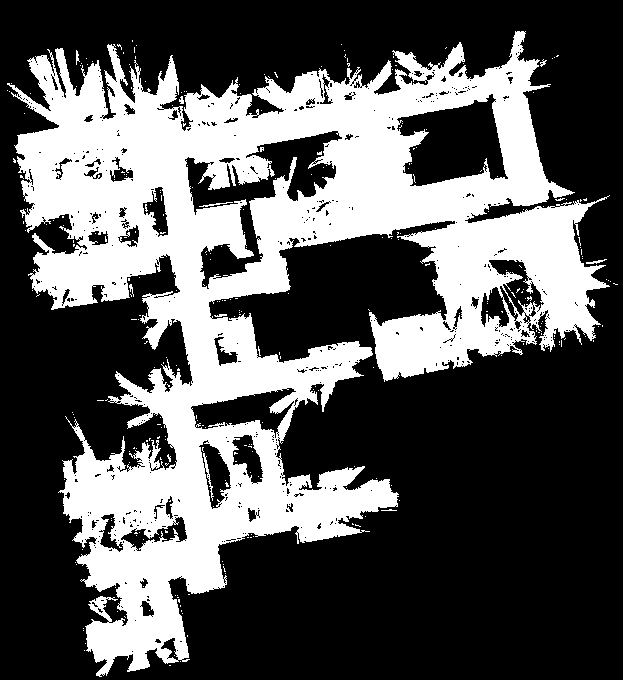
#> input picture Data/data1.png, 623 x 680 px, found by its file name
$ jupyter execute RRT.ipynb
#> lines starting #> are read from the running program, lines starting #| are printed output that depends on the picture; after the words box and inside, x2 and y2 are one past the last pixel; in counts of white or black regions, pixels touching at a corner belong together
[cell 1]
import cv2
import numpy as np
import imageio
import time
import math
import random
import matplotlib.pyplot as plt

class Node:
    def __init__(self, coords, parent=None):
        self.coords = coords
        self.parent = parent

def euclidean_distance(p1, p2):
    return math.hypot(p2[0] - p1[0], p2[1] - p1[1])

def is_collision_free(p1, p2, img):
    line = np.linspace(p1, p2, num=int(euclidean_distance(p1, p2)))
    for point in line:
        x, y = int(point[0]), int(point[1])
        if img[y, x] == 0:  # Black pixel indicates obstacle
            return False
    return True

def get_nearest_node(nodes, random_point):
    return min(nodes, key=lambda node: euclidean_distance(node.coords, random_point))

def generate_random_point(image_shape):
    return random.randint(0, image_shape[1] - 1), random.randint(0, image_shape[0] - 1)

def backtrack_path(goal_node):
    path = []
    current_node = goal_node
    while current_node is not None:
        path.append(current_node.coords)
        current_node = current_node.parent
    return path[::-1]

def rrt(start, goal, img, step_size=10, max_iterations=2500, goal_tolerance=20):
    start_node = Node(start)
    goal_node = Node(goal)
    nodes = [start_node]
    found_path = False

    for iteration in range(max_iterations):
        if random.random() < 0.1:
            random_point = goal
        else:
            random_point = generate_random_point(img.shape)

        nearest_node = get_nearest_node(nodes, random_point)
        direction = np.array(random_point) - np.array(nearest_node.coords)
        length = np.linalg.norm(direction)
        direction = direction / length if length != 0 else direction

        new_coords = (int(nearest_node.coords[0] + direction[0] * step_size),
                      int(nearest_node.coords[1] + direction[1] * step_size))

        if 0 <= new_coords[0] < img.shape[1] and 0 <= new_coords[1] < img.shape[0] and is_collision_free(nearest_node.coords, new_coords, img):
            new_node = Node(new_coords, nearest_node)
            nodes.append(new_node)

            if euclidean_distance(new_node.coords, goal) <= goal_tolerance:
                goal_node.parent = new_node
                found_path = True
                break

    if found_path:
        return backtrack_path(goal_node), iteration + 1, nodes
    else:
        return None, iteration + 1, nodes

def calculate_path_length(path):
    return sum(euclidean_distance(path[i], path[i + 1]) for i in range(len(path) - 1))

def calculate_path_smoothness(path):
    angles = []
    for i in range(1, len(path) - 1):
        v1 = np.array(path[i]) - np.array(path[i - 1])
        v2 = np.array(path[i + 1]) - np.array(path[i])
        cos_angle = np.dot(v1, v2) / (np.linalg.norm(v1) * np.linalg.norm(v2))
        cos_angle = np.clip(cos_angle, -1.0, 1.0)
        angle = np.arccos(cos_angle)
        angles.append(angle)
    return np.std(angles) if angles else 0.0

def process_image(image_path, start_coords, goal_coords, output_gif):
#> called with start_coords = (495, 110), goal_coords = (516, 252)
    img = cv2.imread(image_path, cv2.IMREAD_GRAYSCALE)
#> img: shape (680, 623); 34.9% white; 292 white regions (284 under 20 px), largest, box (x1, y1, x2, y2) and area: (7, 31, 610, 677) 146713, (199, 202, 233, 207) 48, (586, 259, 607, 264) 43
    img_color = cv2.cvtColor(img, cv2.COLOR_GRAY2BGR)
#> img_color is the input picture: shape (680, 623, 3); 34.9% white; 292 white regions (284 under 20 px), largest, box (x1, y1, x2, y2) and area: (7, 31, 610, 677) 146713, (199, 202, 233, 207) 48, (586, 259, 607, 264) 43
    images_for_gif = []
    start_time = time.time()

    path, iterations, nodes = rrt(start_coords, goal_coords, img)
#> after the loop in rrt, `for iteration in range(max_iterations):`: nodes = 526 items
#> iterations = 2500; nodes = 526 items
    end_time = time.time()

    # Draw the tree and path
    for node in nodes:
        if node.parent:
            cv2.line(img_color, node.coords, node.parent.coords, (255, 0, 0), 1)
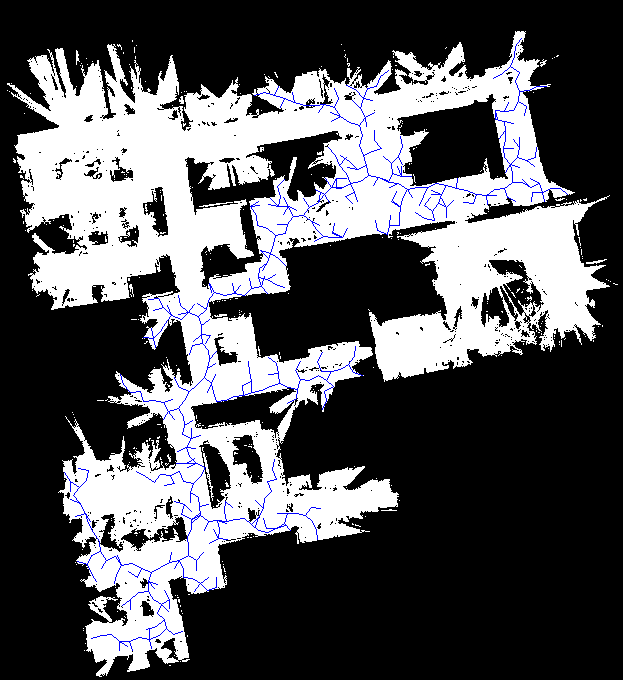
#> img_color: shape (680, 623, 3); 1.09% of pixels changed, all inside (x1, y1, x2, y2) = (64, 38, 568, 651)

    if path:
        for i in range(1, len(path)):
            cv2.line(img_color, path[i - 1], path[i], (0, 255, 0), 2)

    # Mark start and goal nodes
    cv2.circle(img_color, start_coords, 5, (0, 0, 255), -1)
#> img_color: shape (680, 623, 3); 0.02% of pixels changed, all inside (x1, y1, x2, y2) = (490, 105, 501, 116)
    cv2.circle(img_color, goal_coords, 5, (255, 0, 0), -1)
#> img_color: shape (680, 623, 3); mean B, G, R 88.9, 86, 86.1

    # Convert image to RGB for matplotlib
    img_rgb = cv2.cvtColor(img_color, cv2.COLOR_BGR2RGB)

    # Save the frame for the GIF
    images_for_gif.append(img_rgb)

    # Save GIF
    imageio.mimsave(output_gif, images_for_gif, duration=0.02)

    # Display the final result using matplotlib
    plt.figure(figsize=(10, 10))
    plt.imshow(img_rgb)
    plt.title(f"RRT Path (Iterations: {iterations})")
    plt.axis("off")
    plt.show()

    if path:
        path_length = calculate_path_length(path)
        path_smoothness = calculate_path_smoothness(path)
        time_taken = end_time - start_time

        print(f"Results for {image_path}:")
        print(f"  Iterations: {iterations}")
        print(f"  Path Length: {path_length:.2f}")
        print(f"  Path Smoothness: {path_smoothness:.4f}")
        print(f"  Time Taken: {time_taken:.2f} seconds\n")
    else:
        print(f"Path not found for {image_path} after {iterations} iterations.")
#| Path not found for /home/rgautham20/MR/final_project/data1.png after 2500 iterations.

# Inputs with image paths and start/goal coordinates
inputs = [
    {"image_path": "/home/rgautham20/MR/final_project/data1.png", "start": (495, 110), "goal": (516, 252), "output_gif": "/home/rgautham20/MR/final_project/rrt_expansion_1.gif"},
    {"image_path": "/home/rgautham20/MR/final_project/b_data2.png", "start": (125, 124), "goal": (187, 84), "output_gif": "/home/rgautham20/MR/final_project/rrt_expansion_2.gif"},
    {"image_path": "/home/rgautham20/MR/final_project/b_data3.png", "start": (55, 118), "goal": (150, 97), "output_gif": "/home/rgautham20/MR/final_project/rrt_expansion_3.gif"}
]

for input_data in inputs:
    process_image(input_data["image_path"], input_data["start"], input_data["goal"], input_data["output_gif"])
#> pass 2 of the loop `for input_data in inputs:`:
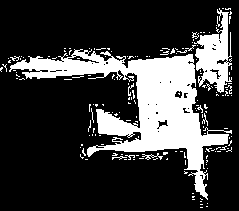
#> input picture Data/b_data2.png, 239 x 211 px, found by its file name
#> img: shape (211, 239); 23.7% white; 166 white regions (156 under 20 px), largest, box (x1, y1, x2, y2) and area: (9, 49, 232, 200) 9398, (194, 8, 232, 93) 1614, (142, 153, 163, 160) 49
#> in process_image, img_color is the input picture: shape (211, 239, 3); 23.7% white; 166 white regions (156 under 20 px), largest, box (x1, y1, x2, y2) and area: (9, 49, 232, 200) 9398, (194, 8, 232, 93) 1614, (142, 153, 163, 160) 49
#> the loop in rrt (call 2), `for iteration in range(max_iterations):` made 65 passes
#> (random_point, direction, length) on passes 2, 5, 7, 8, 10, 12, 14, 15: ((198, 9), [0.536, -0.844], 136.2), ((238, 53), [0.847, -0.532], 133.5), ((187, 84), [0.777, -0.63], 68.25), ((102, 145), [-0.636, 0.772], 22.02), ((73, 75), [-0.617, -0.787], 47.01), ((74, 121), [-0.956, -0.294], 27.2), ((28, 5), [-0.569, -0.822], 130.1), ((36, 76), [-0.878, -0.479], 75.18)
#> after the loop in backtrack_path, `while current_node is not None:`: path = [(187, 84), (178, 90), (171, 97), (163, 102), (155, 108), (148, 115), (147, 125), (141, 133), (134, 127), (125, 124)]
#> in process_image (call 2), `path, iterations, nodes = rrt(start_coords, goal_coords, img)`: path = [(125, 124), (134, 127), (141, 133), (147, 125), (148, 115), (155, 108), (163, 102), (171, 97), (178, 90), (187, 84)]; iterations = 65; nodes = 20 items
#> the loop in process_image (call 2), `for node in nodes:` made 20 passes
#> the loop in process_image (call 2), `for i in range(1, len(path)):` made 9 passes
#> after the loop in process_image (call 2), `for i in range(1, len(path)):`:
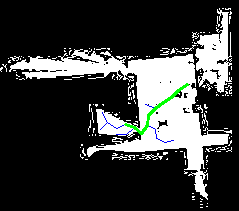
#> img_color: shape (211, 239, 3); mean B, G, R 59, 60, 58.5
#> in process_image (call 2), `cv2.circle(img_color, goal_coords, 5, (255, 0, 0), -1)`:
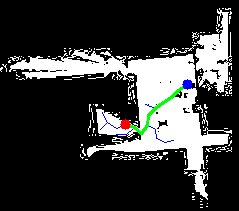
#> img_color: shape (211, 239, 3); mean B, G, R 58.8, 59.2, 58.3
#> img_rgb: shape (211, 239, 3)
#> path_length = 88.81
#> the loop in calculate_path_smoothness, `for i in range(1, len(path) - 1):` made 8 passes
#> (v1, v2, cos_angle, angle) on passes 1 to 3: ([9, 3], [7, 6], 0.926, 0.387), ([7, 6], [6, -8], -0.0651, 1.64), ([6, -8], [1, -10], 0.856, 0.544)
#|   Iterations: 65
#|   Path Length: 88.81
#|   Path Smoothness: 0.4750
#> pass 3 of the loop `for input_data in inputs:`:
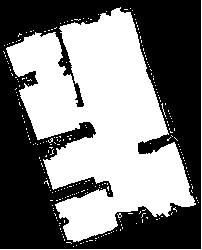
#> input picture Data/b_data3.png, 202 x 250 px, found by its file name
#> img: shape (250, 202); 48.4% white; 247 white regions (245 under 20 px), largest, box (x1, y1, x2, y2) and area: (6, 7, 196, 242) 23511, (0, 0, 202, 250) 451
#> in process_image, img_color is the input picture: shape (250, 202, 3); 48.4% white; 247 white regions (245 under 20 px), largest, box (x1, y1, x2, y2) and area: (6, 7, 196, 242) 23511, (0, 0, 202, 250) 451
#> the loop in process_image (call 3), `for node in nodes:` made 33 passes
#> the loop in process_image (call 3), `for i in range(1, len(path)):` made 12 passes
#> after the loop in process_image (call 3), `for i in range(1, len(path)):`:
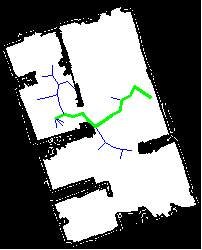
#> img_color: shape (250, 202, 3); mean B, G, R 121.6, 122.6, 120.7
#> in process_image (call 3), `cv2.circle(img_color, goal_coords, 5, (255, 0, 0), -1)`:
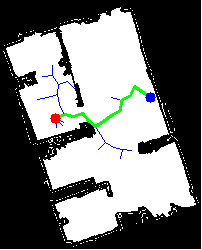
#> img_color: shape (250, 202, 3); mean B, G, R 121.4, 121.8, 120.5
#> img_rgb: shape (250, 202, 3)
#> the loop in calculate_path_smoothness (call 2), `for i in range(1, len(path) - 1):` made 11 passes
#|   Iterations: 40
#|   Path Length: 126.33
#|   Path Smoothness: 0.5044
